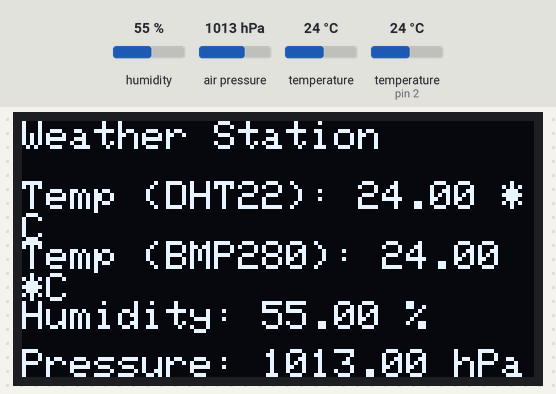
Recording of a sketch running on a simulated Arduino Uno, built with avr-gcc and run on an emulated ATmega328P. Parts: 128×64 one-colour display. The inputs (shaded band) are chosen by the test bench; at power-on: humidity 55 %, air pressure 1013 hPa, temperature 24 °C, temperature (sensor on pin 2) 24 °C.

Above: at 2.8 s.
2.9 s: humidity set to 22 %
At 5.3 s:
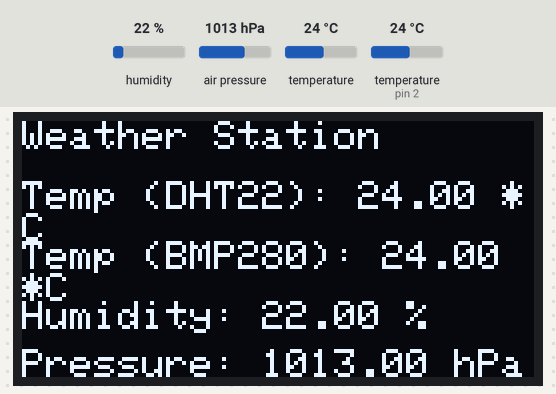
5.6 s: air pressure set to 952 hPa
At 7.5 s:
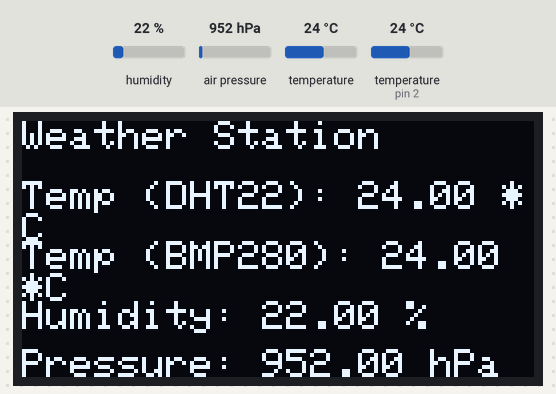
8.3 s: temperature (sensor 0) set to 12 °C
At 11.5 s:
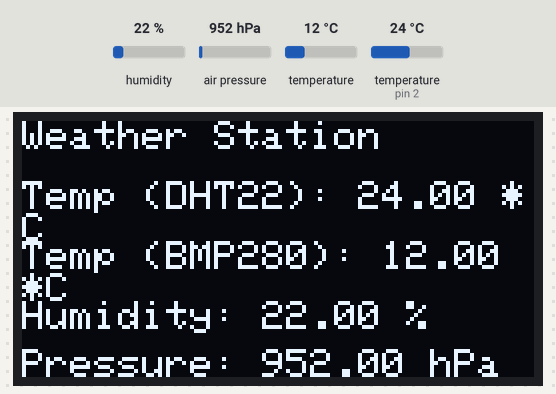
11.8 s: temperature (sensor on pin 2) set to 12 °C
At 13.6 s:
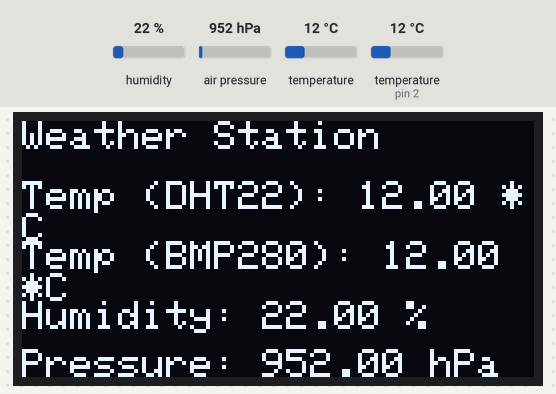
14.5 s: humidity set to 40 %
At 17.6 s:
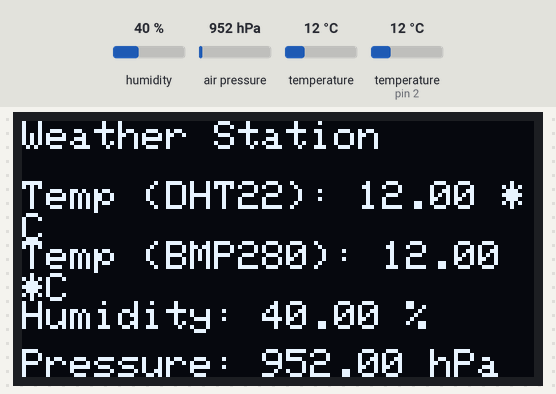
17.9 s: air pressure set to 975 hPa
At 19.7 s:
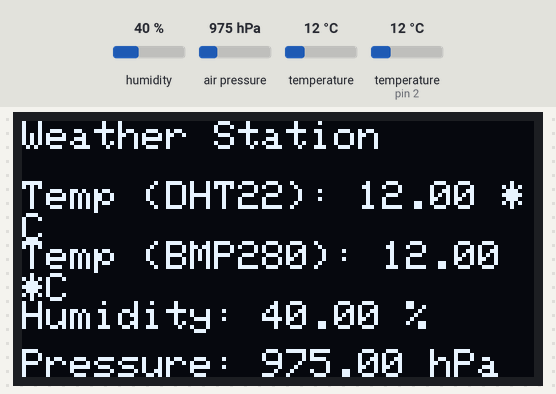
Timing chart, 0 to 21.2 s (numbered marks = the images above; inputs shaded):
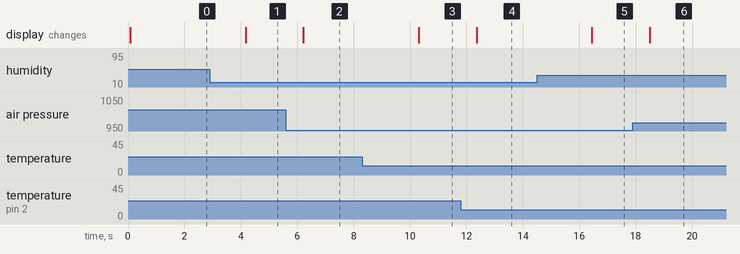

The sketch:

weatherproj.ino
```cpp
#include <Wire.h>
#include <Adafruit_Sensor.h>
#include <DHT.h>
#include <Adafruit_BMP280.h>
#include <Adafruit_GFX.h>
#include <Adafruit_SSD1306.h>

#define DHTPIN 2        // DHT22 data pin
#define DHTTYPE DHT22   // Sensor type
#define SCREEN_WIDTH 128
#define SCREEN_HEIGHT 64

DHT dht(DHTPIN, DHTTYPE);
Adafruit_BMP280 bmp; // I2C
Adafruit_SSD1306 display(SCREEN_WIDTH, SCREEN_HEIGHT, &Wire, -1);

void setup() {
  Serial.begin(9600);
  dht.begin();

  if (!bmp.begin(0x76)) {
    Serial.println("Could not find BMP280 sensor!");
    while (1);
  }

  if (!display.begin(SSD1306_SWITCHCAPVCC, 0x3C)) {
    Serial.println("SSD1306 OLED not found!");
    while (1);
  }

  display.clearDisplay();
  display.setTextColor(SSD1306_WHITE);
}

void loop() {
  float tempDHT = dht.readTemperature();
  float humidity = dht.readHumidity();
  float tempBMP = bmp.readTemperature();
  float pressure = bmp.readPressure() / 100.0; // in hPa

  if (isnan(tempDHT) || isnan(humidity)) {
    Serial.println("DHT22 read error!");
    return;
  }

  display.clearDisplay();
  display.setTextSize(1);
  display.setCursor(0, 0);
  display.println("Weather Station");

  display.setCursor(0, 15);
  display.print("Temp (DHT22): ");
  display.print(tempDHT);
  display.println(" *C");

  display.setCursor(0, 30);
  display.print("Temp (BMP280): ");
  display.print(tempBMP);
  display.println(" *C");

  display.setCursor(0, 45);
  display.print("Humidity: ");
  display.print(humidity);
  display.println(" %");

  display.setCursor(0, 57);
  display.print("Pressure: ");
  display.print(pressure);
  display.println(" hPa");

  display.display();

  delay(2000);
}
```

Measured:
- after the input at 2.9 s, the display: changes after 1.3 s (image 1)
- after the input at 5.6 s, the display: changes after 0.62 s (image 2)
- after the input at 8.3 s, the display: changes after 2.0 s (image 3)
- after the input at 11.8 s, the display: changes after 0.56 s (image 4)
- after the input at 14.5 s, the display: changes after 1.9 s (image 5)
- after the input at 17.9 s, the display: changes after 0.60 s (image 6)
